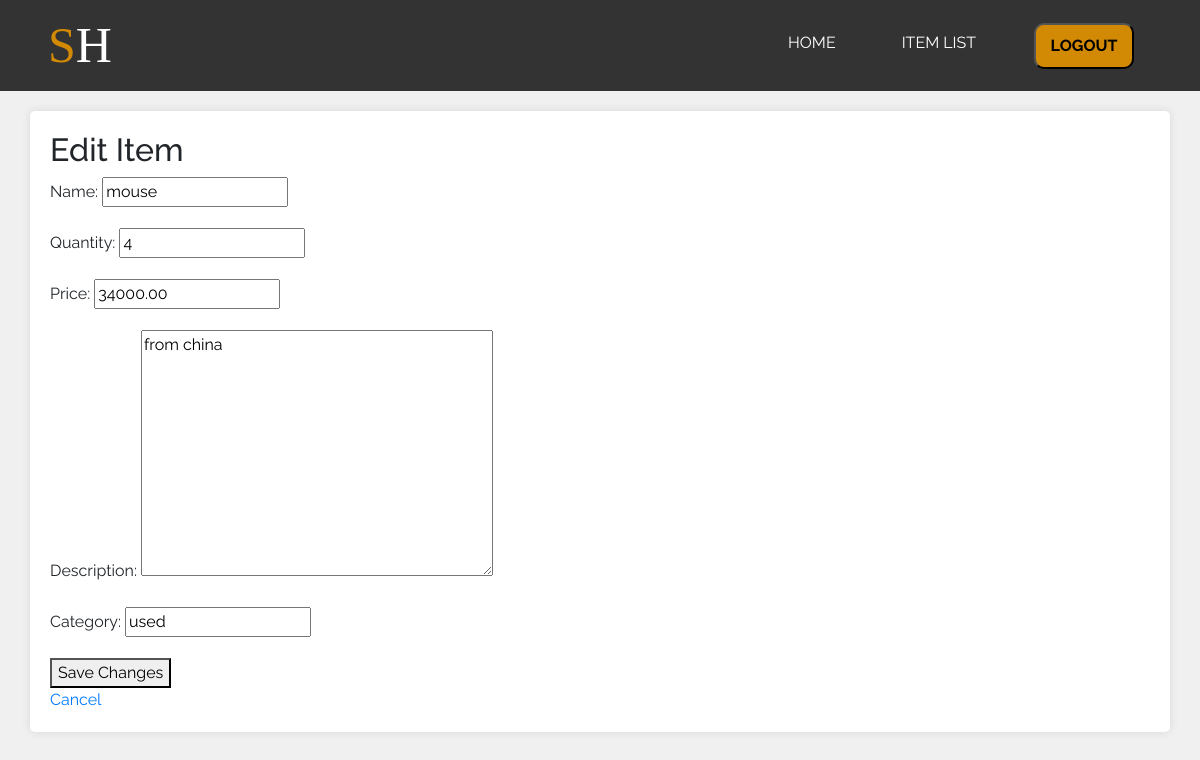
Screenshot of /item_list/3/ (signed in) with the database file from the repository.
### hanisha/models.py (models this page shows, shortened)
class Item(models.Model):
    name = models.CharField(max_length=100)
    quantity = models.PositiveIntegerField()
    price = models.DecimalField(max_digits=10, decimal_places=2)
    description = models.TextField(blank=True, null=True)
    category = models.CharField(max_length=50, blank=True, null=True)

### hanisha/views.py (the view)
# urls.py: path('item_list/<int:item_id>/', views.edit_item, name='edit_item'),
def edit_item(request, item_id):
    item = get_object_or_404(Item, pk=item_id)  # Retrieve the item by its ID
    if request.method == "POST":
        form = ItemForm(request.POST, instance=item)
        if form.is_valid():
            form.save()
            return redirect('item_list')  # Redirect to the item list page
    else:
        form = ItemForm(instance=item)  # Populate the form with item data
    return render(request, 'edit_item.html', {'form': form, 'item': item})

### hanisha/forms.py
class ItemForm(forms.ModelForm):
    class Meta:
        model = Item
        fields = ['name', 'quantity', 'price', 'description', 'category']

### hanisha/templates/edit_item.html (shortened to what this page needs)
{% extends 'base.html' %}
{% block content %}
  <h2>Edit Item</h2>
  <form method="post">
    {{ form.as_p }}
    <button type="submit">Save Changes</button>
  </form>
  <a href="{% url 'item_list' %}">Cancel</a>
{% endblock %}

### hanisha/static/css/main.css (style rules this page uses)
body { font-family: 'Raleway', sans-serif; background-color: #f0f0f0; }

### rows the page displays
Item: name "mouse", quantity "4", price "34000.00", description "from china", category "used"
